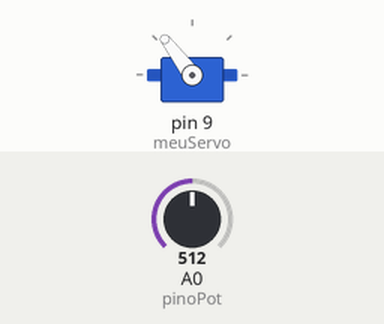
The sketch below on a simulated Arduino Uno, built with avr-gcc and run on an emulated ATmega328P. On the bench: servo. Inputs (shaded band) come from the test bench; at power-on: A0 (pinoPot) = 512.

Above: at 1.2 s.
1.3 s: A0 (pinoPot) set to 716
At 1.8 s:
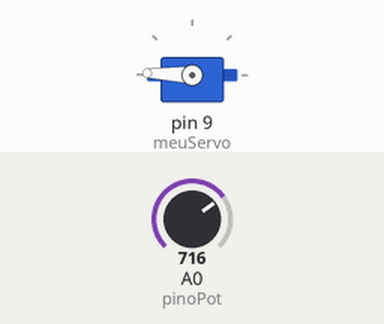
2.8 s: A0 (pinoPot) set to 900
At 3.8 s:
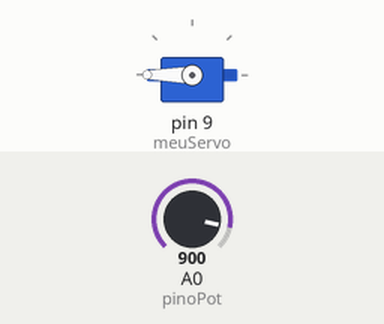
4.3 s: A0 (pinoPot) set to 306
At 5.3 s:
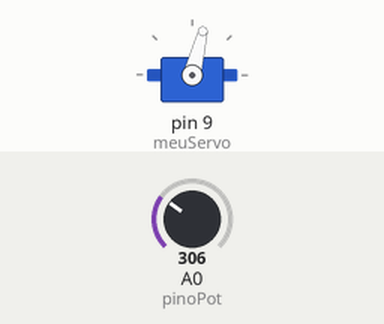
5.8 s: A0 (pinoPot) set to 122
At 6.1 s:
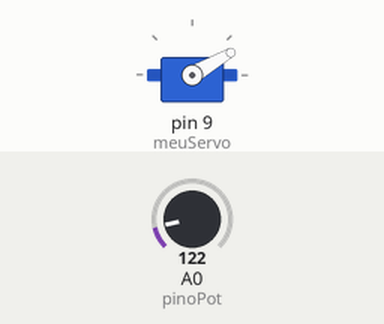
7.3 s: A0 (pinoPot) set to 0
At 8.5 s:
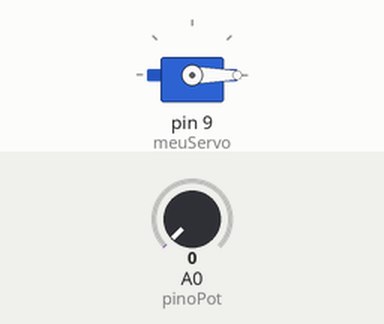
8.8 s: A0 (pinoPot) set to 511
At 9.6 s:
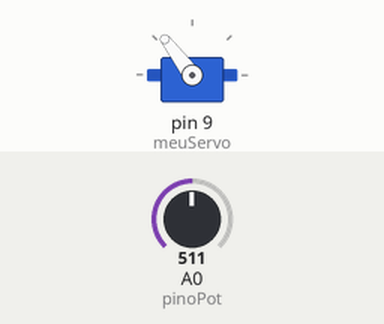
Timing chart, 0 to 11.3 s (numbered marks = the images above; inputs shaded):
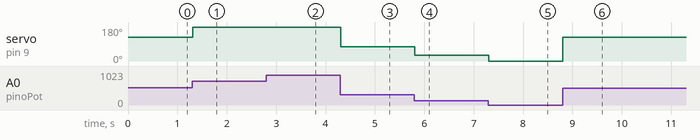

The sketch:

9_controlando_o_motor.ino
```cpp
//Projeto 9 - Conntrolando o motor

// Chama a biblioteca do servo motor.
#include<Servo.h>

Servo meuServo;   //Variável do servo.
int pinoPot = A0;
int valorPot;

void setup() {
  meuServo.attach(9);
}

void loop() {
  valorPot = analogRead(pinoPot);

  //Mapeia os valores do potenciometro (entre 0 e 1023) para os valores do servo (entre 0 e 180)
  valorPot = map(valorPot, 0, 1023, 0, 255);
  //valorPot = map(valorPot, 0, 1023, 45, 135);

  meuServo.write(valorPot);   //Manda o valor para o servo
  delay(15);

}
```

Measured:
- after the input at 1.3 s, servo on pin 9 (meuServo): 127° → 178° at once
- after the input at 2.8 s, servo on pin 9 (meuServo): 178° → 180° at once
- after the input at 4.3 s, servo on pin 9 (meuServo): 180° → 76° at once
- after the input at 5.8 s, servo on pin 9 (meuServo): 76° → 30° at once
- after the input at 7.3 s, servo on pin 9 (meuServo): 30° → 0° at once
- after the input at 8.8 s, servo on pin 9 (meuServo): 0° → 127° at once
